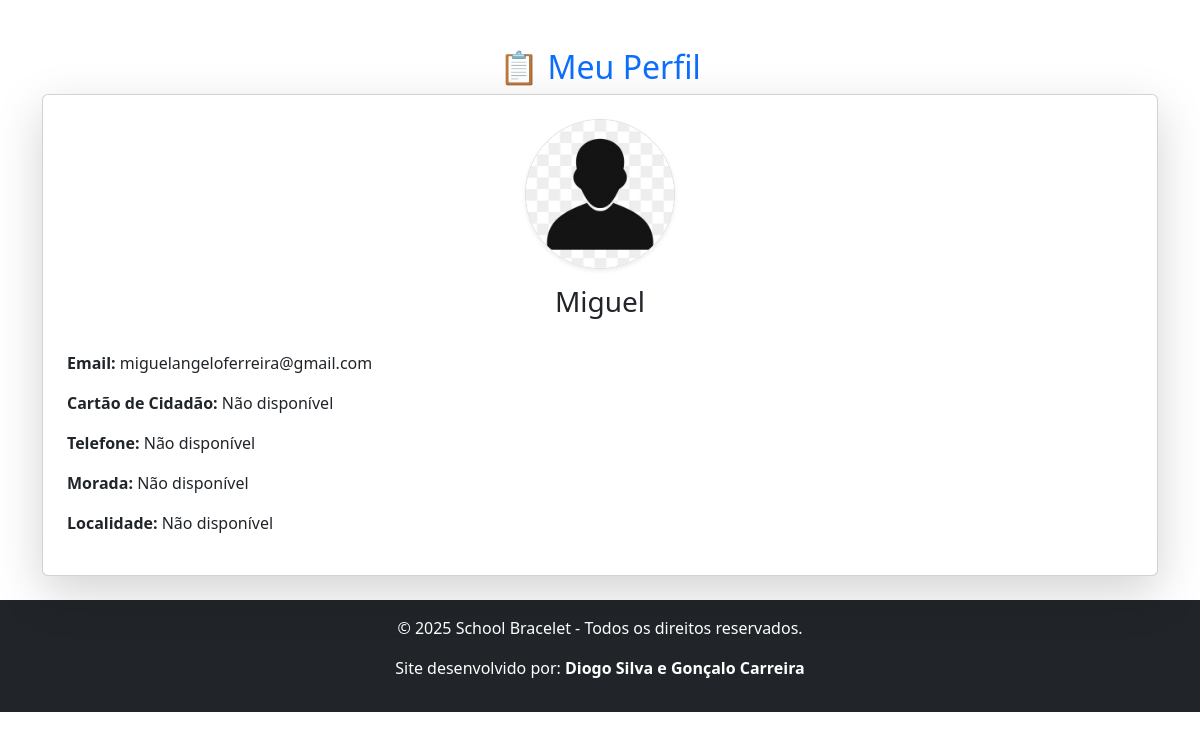
Page /views/student_profile.php (signed in) on the committed database.
### tables this page shows
CREATE TABLE `users` (
  `id` int(11) NOT NULL,
  `nome` varchar(100) NOT NULL,
  `foto` varchar(255) DEFAULT NULL,
  `email` varchar(100) NOT NULL,
  `password` varchar(255) NOT NULL,
  `tipo` enum('admin','funcionario','professor','aluno') NOT NULL,
  `rfid_tag` varchar(50) DEFAULT NULL,
  `saldo` decimal(10,2) DEFAULT 0.00,
  `created_at` timestamp NOT NULL DEFAULT current_timestamp(),
  `cartao_cidadao` varchar(20) DEFAULT NULL,
  `telefone` varchar(15) DEFAULT NULL,
  `contato_emergencia` varchar(15) DEFAULT NULL,
  `encarregado_nome` varchar(100) DEFAULT NULL,
  `encarregado_contato` varchar(15) DEFAULT NULL,
  `encarregado_email` varchar(100) DEFAULT NULL,
  `morada` text DEFAULT NULL,
  `localidade` varchar(50) DEFAULT NULL
);

### views/student_profile.php (the view, shortened to what this page needs)
<?php
include '../config/db.php';
include '../includes/head.php';
$user_id = $_SESSION['user_id'];
$query = $conn->prepare("SELECT * FROM users WHERE id = ?");
$query->bind_param("i", $user_id);
$query->execute();
$result = $query->get_result();
$aluno = $result->fetch_assoc();
$fotoPerfil = !empty($aluno['foto']) ? "../public/img/" . $aluno['foto'] : "../public/img/avatar.png";
?>
<div class="container mt-5">
    <h2 class="text-center text-primary">📋 Meu Perfil</h2>
    <div class="card shadow-lg p-4">
        <div class="text-center">
            <img src="<?= $fotoPerfil; ?>" class="rounded-circle border shadow-sm" width="150" alt="Foto do Aluno">
            <h3 class="mt-3"><?= htmlspecialchars($aluno['nome']); ?></h3>
        </div>
        <div class="mt-4">
            <p><strong>Email:</strong> <?= htmlspecialchars($aluno['email']); ?></p>
            <p><strong>Cartão de Cidadão:</strong> <?= htmlspecialchars($aluno['cartao_cidadao'] ?? 'Não disponível'); ?></p>
            <p><strong>Telefone:</strong> <?= htmlspecialchars($aluno['telefone'] ?? 'Não disponível'); ?></p>
            <p><strong>Morada:</strong> <?= htmlspecialchars($aluno['morada'] ?? 'Não disponível'); ?></p>
            <p><strong>Localidade:</strong> <?= htmlspecialchars($aluno['localidade'] ?? 'Não disponível'); ?></p>
        </div>
    </div>
</div>
<?php include '../includes/footer.php'; ?>

### rows in the picture
users: nome "Miguel", email "miguelangeloferreira@gmail.com", cartao_cidadao "Não disponível", telefone "Não disponível", morada "Não disponível", localidade "Não disponível"
